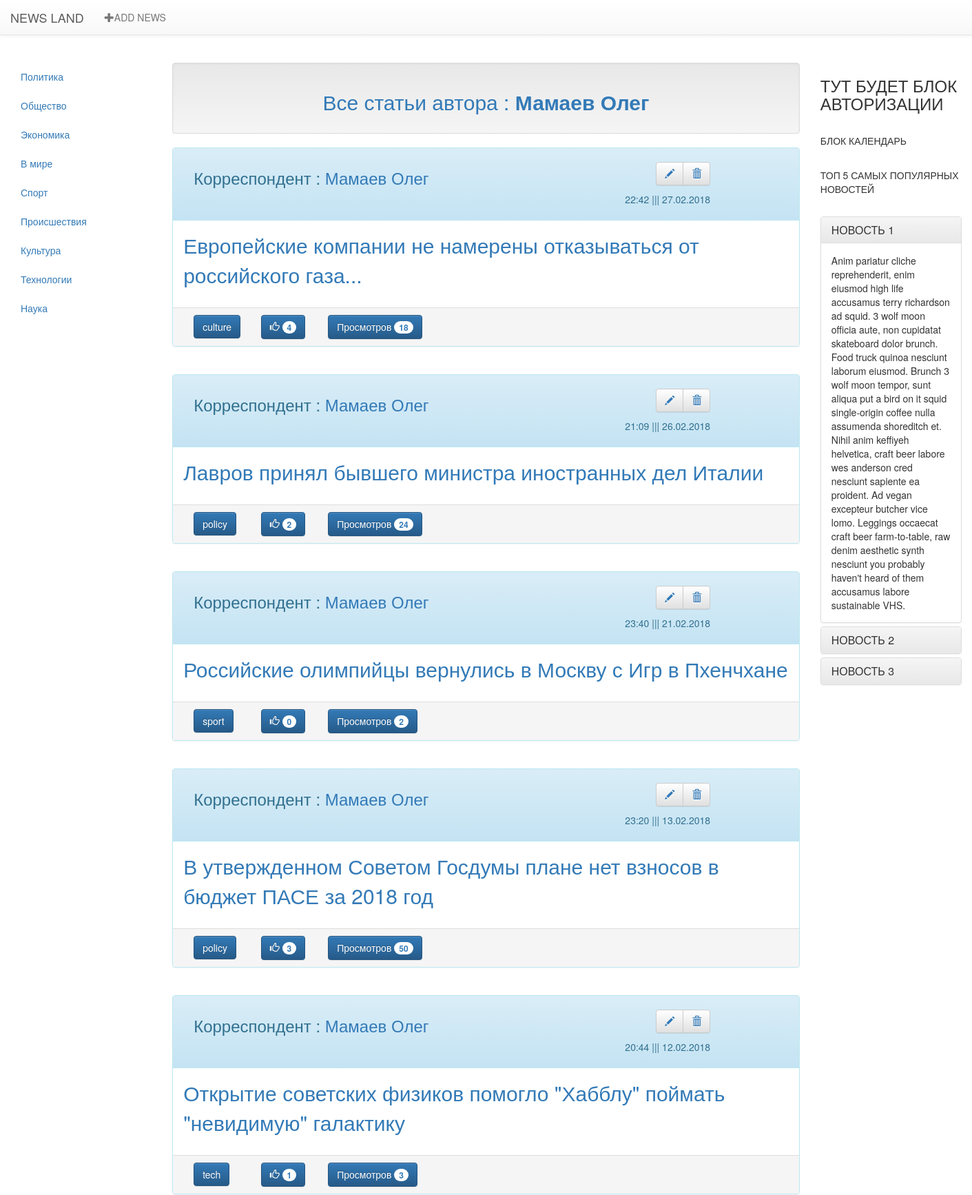
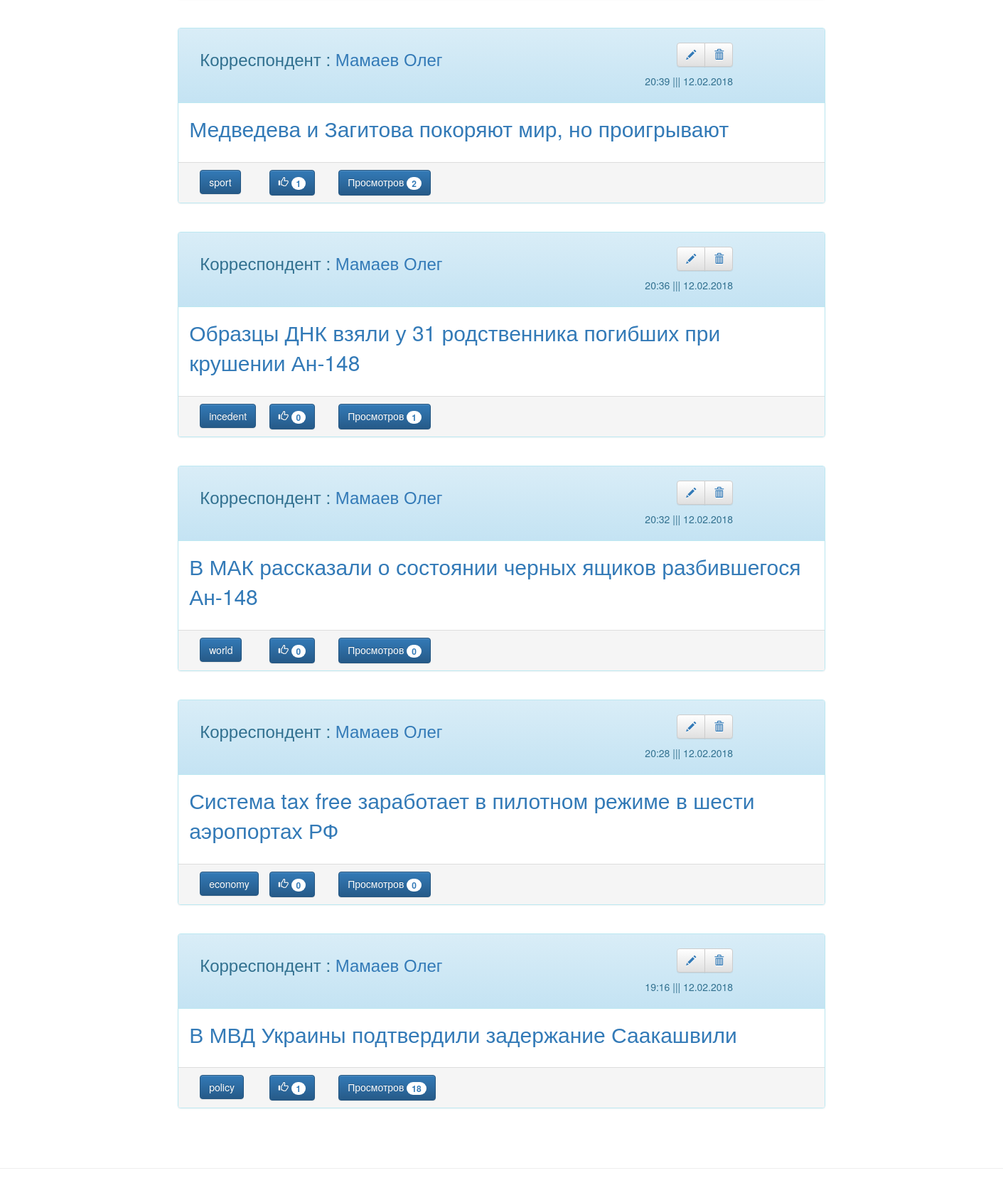
Page /author/Mamaev_Oleg on the committed database (2 pictures, top to bottom).
### news/models.py (models this page shows, shortened)
class Newsbase(models.Model):
    class Meta:
        verbose_name = 'Новости'
    authors = (
        ('Mamaev_Oleg','Мамаев Олег'),
        ('Maksimova_Marina','Максимова Марина'),
        ('Doncova_Dariya','Донцова Дарья'),
    )
    category = (
        ('policy', 'Политика'),
        ('society', 'Общество'),
        ('economy', 'Экономика'),
        ('world', 'В мире'),
        ('sport', 'Спорт'),
        ('incedent', 'Происшествия'),
        ('culture', 'Культура'),
        ('tech', 'Технологии'),
        ('science', 'Наука'),
    )
    news_title = models.CharField(max_length=250,verbose_name='Заголовок',unique=True)
    news_date = models.DateTimeField(auto_now_add=True,verbose_name='Дата и время публикации')
    news_text = models.TextField(verbose_name='Текст статьи',unique=True)
    news_liked = models.IntegerField(default=0,verbose_name='Like')
    news_category = models.CharField(max_length=20,choices=category,verbose_name='Категория')
    news_authors = models.CharField(max_length=30,choices=authors, verbose_name='Автор' )
    news_views = models.IntegerField(default=0,verbose_name='Просмотров')

### news/views.py (the view)
# urls.py: re_path('^author/(\w+)/?$', views.authors_list_Views.as_view(), name='authors'),
class authors_list_Views(ListView,category_list):
    template_name = 'index.html'
    model = Newsbase
    def get(self,request,*args,**kwargs):
        try:
            self.author_name = self.args[0]
        except:
            self.author_name = None
        return super(authors_list_Views,self).get(request,*args,**kwargs)
    def get_context_data(self,**kwargs):
        context = super(authors_list_Views,self).get_context_data(**kwargs)
        context['author_name'] = self.author_name
        return context
    def get_queryset(self):
        return Newsbase.objects.filter(news_authors = self.author_name).order_by('-news_date')

### news/views.py (called while the page is built)
    def get_context_data(self, **kwargs):
        context = super(category_list,self).get_context_data(**kwargs)
        context['category'] = Newsbase.category
        context['authors'] = Newsbase.authors
        return context

### news/templates/index.html (shortened to what this page needs)
{% extends 'base/main.html' %}
{% load staticfiles %}
{% block category %}
    {% if  category  %}
        {% for cat in category %}
        <li><a href="/{{cat.0}}"> {{cat.1}}</a></li>
        {% endfor %}
    {% else %}
        <p> Категории отсутсвуют</p>
    {% endif %}
{% endblock%}
{% block text %}
{% if  author_name  %}
        {% for name_eng,name_rus in authors %}
            {% if  name_eng == author_name  %}
                <div class="well" align="center"><p class="text-primary h2">Все статьи автора : <b>{{ name_rus }}</b></p></div>
            {% endif %}
        {% endfor %}
    {% endif %}
{% endblock %}
{% block news%}
    {% if object_list %}
        {% for news in object_list %}
            <div class="panel panel-info ">
                <div class="panel-heading" >
                    <div class="container">
                        <div class="row">
                            <div class="col-md-6 h3">
                                {% for name in authors %}
                                    {% if  name.0 == news.news_authors  %}
                                            <p>Корреспондент :  <a href="/author/{{name.0}}">{{ name.1 }}</a></p>
                                    {% endif %}
                                {% endfor %}
                            </div>
                            <div class="col-md-2" align="right">
                                <p>
                                    <div class="btn-group" role="group" aria-label="...">
                                        <button type="button" class="btn btn-default"><a href="{% url 'edit_news' %}{{news.id}}"><i class="glyphicon glyphicon-pencil"></i></a></button>
                                        <button type="button" class="btn btn-default"><a href="{% url 'delete_news' %}{{news.id}}"><i class="glyphicon glyphicon-trash"></i></a></button>
                                    </div>
                                </p>
                                <p>{{ news.news_date|date:"H:i" }} ||| {{ news.news_date|date:"d.m.Y" }}</p>
                            </div>
                        </div>
                    </div>
                </div>
                <div class="panel-body" style="font-size:30px">
                    <p><a href="{% url 'post' %}?post={{ news.id }}">{{news.news_title}}</a></p>
                </div>
                <div class="panel-footer">
                    <div class="container">
                        <div class="row">
                            <div class="col-md-1">
                                <button class="btn btn-primary " type="button" >
                                    {{ news.news_category }}
                                </button>
                            </div>
                            <div class="col-md-1">
                                <button class="btn btn-primary" type="button">
                                    <i class="glyphicon glyphicon-thumbs-up"></i> <span class="badge">{{ news.news_liked }}</span>
                                </button>
                            </div>
                            <div class="col-md-2">
                                <button class="btn btn-primary " type="button" >
                                    Просмотров <span class="badge">{{news.news_views}}</span>
                                </button>
                            </div>
                        </div>
                    </div>
                </div>
            </div>
        {% if  not forloop.last  %}
            <br>
        {% endif %}
    {% endfor %}
    <center>
        <div>
            <nav aria-label="Page navigation">
            </nav>
         </div>
    </center>
    {% else %}
        <p>НОВОСТИ ОТСУТСТВУЮТ</p>
    {% endif %}
{% endblock %}

### rows in the picture
Newsbase: name "Мамаев Олег", news_date "22:42", news_date "27.02.2018", news_title "Европейские компании не намерены отказываться от российского газа...", news_category "culture", news_liked "4", news_views "18"
Newsbase: name "Мамаев Олег", news_date "21:09", news_date "26.02.2018", news_title "Лавров принял бывшего министра иностранных дел Италии", news_category "policy", news_liked "2", news_views "24"
Newsbase: name "Мамаев Олег", news_date "23:40", news_date "21.02.2018", news_title "Российские олимпийцы вернулись в Москву с Игр в Пхенчхане", news_category "sport", news_liked "0", news_views "2"
Newsbase: name "Мамаев Олег", news_date "23:20", news_date "13.02.2018", news_title "В утвержденном Советом Госдумы плане нет взносов в бюджет ПАСЕ за 2018 год", news_category "policy", news_liked "3", news_views "50"
Newsbase: name "Мамаев Олег", news_date "20:44", news_date "12.02.2018", news_title "Открытие советских физиков помогло \"Хабблу\" поймать \"невидимую\" галактику", news_category "tech", news_liked "1", news_views "3"
Newsbase: name "Мамаев Олег", news_date "20:39", news_date "12.02.2018", news_title "Медведева и Загитова покоряют мир, но проигрывают", news_category "sport", news_liked "1", news_views "2"
Newsbase: name "Мамаев Олег", news_date "20:36", news_date "12.02.2018", news_title "Образцы ДНК взяли у 31 родственника погибших при крушении Ан-148", news_category "incedent", news_liked "0", news_views "1"
Newsbase: name "Мамаев Олег", news_date "20:32", news_date "12.02.2018", news_title "В МАК рассказали о состоянии черных ящиков разбившегося Ан-148", news_category "world", news_liked "0", news_views "0"
Newsbase: name "Мамаев Олег", news_date "20:28", news_date "12.02.2018", news_title "Система tax free заработает в пилотном режиме в шести аэропортах РФ", news_category "economy", news_liked "0", news_views "0"
Newsbase: name "Мамаев Олег", news_date "19:16", news_date "12.02.2018", news_title "В МВД Украины подтвердили задержание Саакашвили", news_category "policy", news_liked "1", news_views "18"

### other values in the picture
{{ cat.1 }} "Политика" "Общество" "Экономика" "В мире" "Спорт" "Происшествия" "Культура" "Технологии" "Наука"
{{ name_rus }} "Мамаев Олег"
